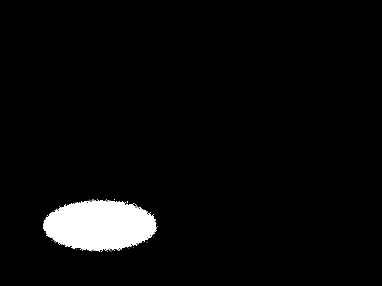
#> input picture p5a.bmp, 382 x 286 px
$ python lab5task1.py
#> lines starting #> are read from the running program, lines starting #| are printed output that depends on the picture; after the words box and inside, x2 and y2 are one past the last pixel; in counts of white or black regions, pixels touching at a corner belong together
import numpy as np
from PIL import Image
#xor
im1 = Image.open("p5a.bmp")
#> im1 is the input picture: PIL image 382x286 RGB; min 0, max 255, mean 10.5
im2 = Image.open("p5b.bmp")
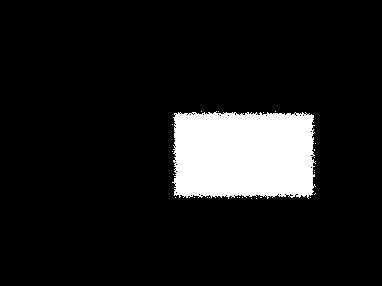
#> input picture p5b.bmp, 382 x 286 px
#> im2 is the input picture: PIL image 382x286 RGB; 10.6% white; 25 white regions (24 under 20 px), largest, box (x1, y1, x2, y2) and area: (172, 111, 316, 199) 11503


im1np = np.array(im1)*255
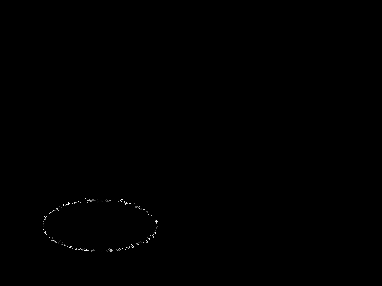
#> im1np: shape (286, 382, 3); min 0, max 255, mean 0.4
im2np = np.array(im2)*255

result = np.bitwise_xor(im1np, im2np).astype(np.uint8)

Image.fromarray(result).save('result.png')
